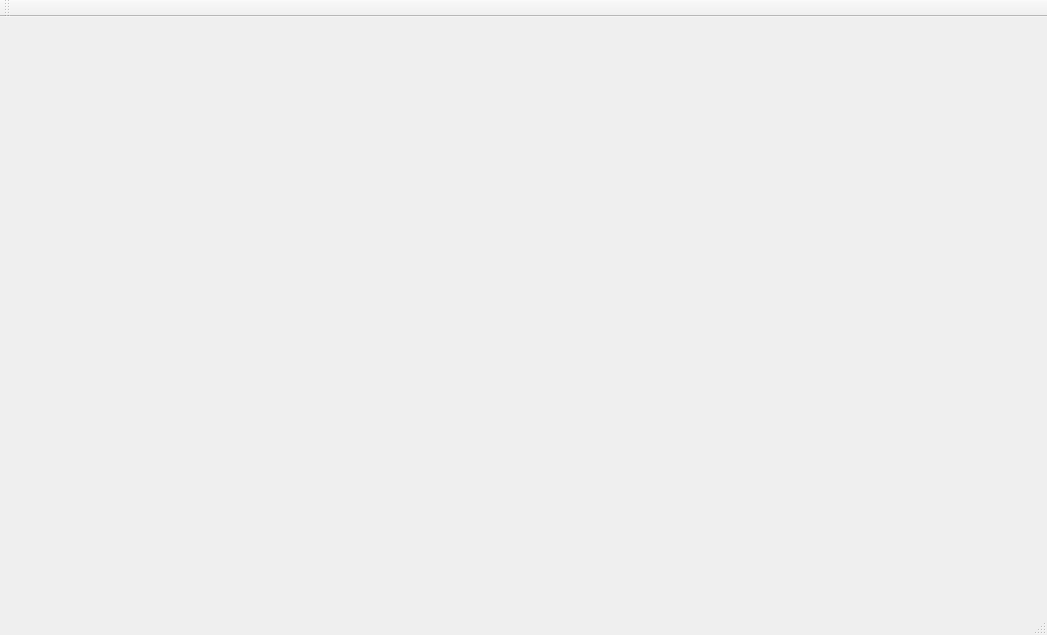
<?xml version="1.0" encoding="UTF-8"?>
<ui version="4.0">
 <class>MainWindow</class>
 <widget class="QMainWindow" name="MainWindow">
  <property name="geometry">
   <rect>
    <x>0</x>
    <y>0</y>
    <width>1047</width>
    <height>635</height>
   </rect>
  </property>
  <property name="windowTitle">
   <string>MainWindow</string>
  </property>
  <widget class="QWidget" name="centralWidget"/>
  <widget class="QMenuBar" name="menuBar">
   <property name="geometry">
    <rect>
     <x>0</x>
     <y>0</y>
     <width>1047</width>
     <height>28</height>
    </rect>
   </property>
  </widget>
  <widget class="QToolBar" name="mainToolBar">
   <attribute name="toolBarArea">
    <enum>TopToolBarArea</enum>
   </attribute>
   <attribute name="toolBarBreak">
    <bool>false</bool>
   </attribute>
  </widget>
  <widget class="QStatusBar" name="statusBar"/>
 </widget>
 <layoutdefault spacing="6" margin="11"/>
 <resources/>
 <connections/>
</ui>
